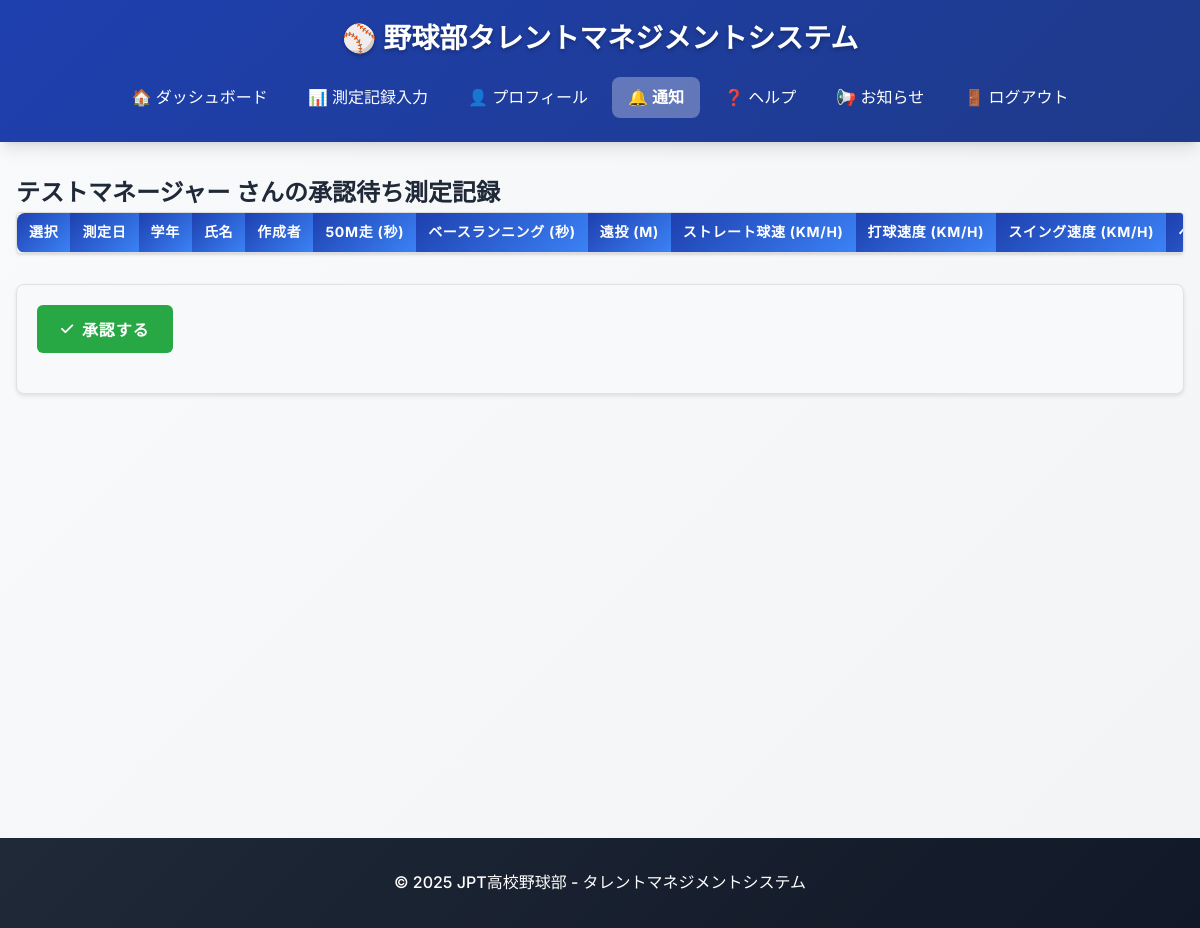
Before: /notice/my/notice (signed in) with the older database file.
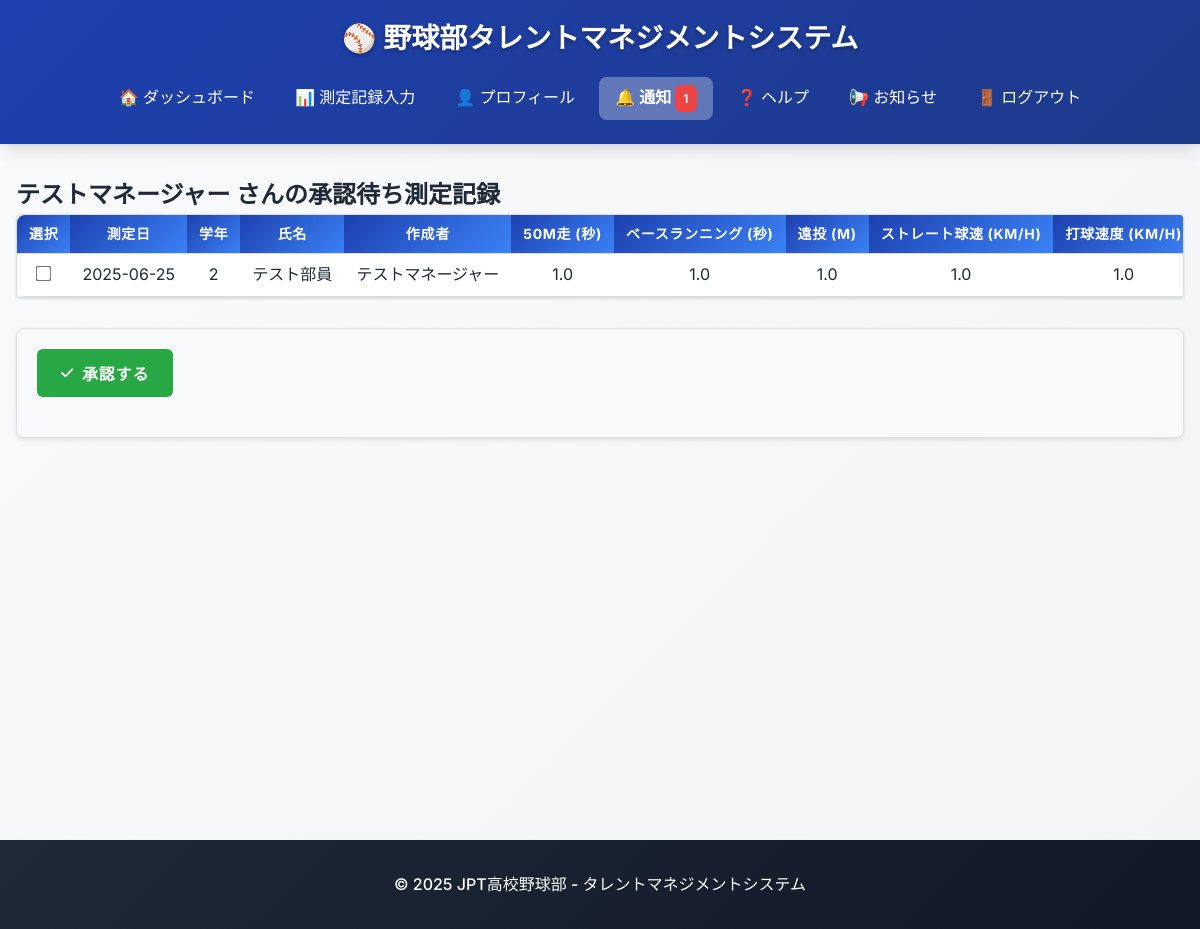
After: the same page with the newer database file.
### db_models.py (models this page shows, shortened)
class User(db.Model, UserMixin):
    __tablename__ = 'users'
    user_id = db.Column(db.Integer, primary_key=True)
    fs_uniquifier = db.Column(db.String(64), unique=True, nullable=False, default=lambda: str(uuid.uuid4()))  # 追加
    name = db.Column(db.String(100), nullable=False)
    password_hash = db.Column(db.String(200), nullable=False)
    grade = db.Column(db.Integer, nullable=True)
    is_active = db.Column(db.Boolean, default=True)
    team_status = db.Column(db.Boolean, default=False)
    created_at = db.Column(db.DateTime, default=lambda: datetime.now(tz=ZoneInfo('Asia/Tokyo')))
    updated_at = db.Column(db.DateTime, default=lambda: datetime.now(tz=ZoneInfo('Asia/Tokyo')),
                           onupdate=lambda: datetime.now(tz=ZoneInfo('Asia/Tokyo')))
    roles = db.relationship('Role', secondary='user_roles', backref=db.backref('users', lazy='dynamic'))
    def get_id(self):
        return str(self.user_id)  # Flask-Login 用の get_id()
    def has_any_role(self, *roles):
        return any(role.name in roles for role in self.roles)

class MeasurementType(db.Model):
    __tablename__ = 'measurement_types'
    id = db.Column(db.Integer, primary_key=True)
    name = db.Column(db.String(50), unique=True, nullable=False)  # プログラム内で使用する識別子 (例: 'run_50m')
    display_name = db.Column(db.String(100), nullable=False)  # 表示用名称 (例: '50m走')
    unit = db.Column(db.String(20))  # 単位 (例: '秒', 'km/h', 'm')
    evaluation_direction = db.Column(                            # 評価方向
        db.Enum('asc', 'desc', name='evaluation_direction_enum'),
        nullable=False,
        default='asc'
    )
    description = db.Column(db.Text)  # 説明文 (任意)

class MeasurementRecord(db.Model):
    __tablename__ = 'measurement_records'
    id = db.Column(db.Integer, primary_key=True)
    user_id = db.Column(db.Integer, db.ForeignKey('users.user_id'), nullable=False)
    measurement_date = db.Column(db.Date, nullable=False)
    status = db.Column(db.Enum('draft', 'pending_coach', 'approved', 'rejected', name='status_enum'),
                       nullable=False, default='draft')
    created_by = db.Column(db.Integer, db.ForeignKey('users.user_id'), nullable=False)
    created_at = db.Column(db.DateTime, default=lambda: datetime.now(tz=ZoneInfo('Asia/Tokyo')))
    updated_at = db.Column(db.DateTime, default=lambda: datetime.now(tz=ZoneInfo('Asia/Tokyo')),
                           onupdate=lambda: datetime.now(tz=ZoneInfo('Asia/Tokyo')))
    comment = db.Column(db.String(1000))
    user = db.relationship('User', foreign_keys=[user_id])
    creator = db.relationship('User', foreign_keys=[created_by])
    values = db.relationship('MeasurementValue', back_populates='record', cascade='all, delete-orphan')

class MeasurementValue(db.Model):
    __tablename__ = 'measurement_values'
    id = db.Column(db.Integer, primary_key=True)
    record_id = db.Column(db.Integer, db.ForeignKey('measurement_records.id'), nullable=False)
    type_id = db.Column(db.Integer, db.ForeignKey('measurement_types.id', ondelete='CASCADE'), nullable=False)
    value = db.Column(db.Float, nullable=False)
    record = db.relationship('MeasurementRecord', back_populates='values')
    type = db.relationship('MeasurementType')
    __table_args__ = (
        db.UniqueConstraint('record_id', 'type_id', name='_record_type_uc'),
    )

### blueprints/notice.py (the view)
@notice_bp.route('/my/notice')
@login_required
@roles_accepted("administer", "member", "manager", "coach")
def notice():
    user_id = current_user.get_id()
    user = db.session.get(User, user_id)
    measurement_types = MeasurementType.query.all()
    if current_user.has_role("member"):
        records = MeasurementRecord.query.filter_by(user_id=user_id, status='draft').all()
    if current_user.has_any_role("coach", "administer"):
        records = MeasurementRecord.query.filter_by(status='pending_coach').all()
    if current_user.has_role("manager"):
        records = MeasurementRecord.query.filter_by(created_by=current_user.user_id, status='rejected').all()
    return render_template('notice.html',
                           user=user,
                           records=records,
                           measurement_types=measurement_types
                           )

### app/app.py (called while the page is built)
@login_manager.user_loader
def load_user(user_id):
    return db.session.get(User, int(user_id))

@app.context_processor
def inject_measurement_data():
    if not current_user.is_authenticated:
        return {}
    notice_cnt = 0
    if current_user.has_any_role("manager"):
        notice_cnt = MeasurementRecord.query.filter_by(created_by=current_user.user_id, status='rejected').count()
    elif current_user.has_any_role("member"):
        notice_cnt = MeasurementRecord.query.filter_by(user_id=current_user.user_id, status='draft').count()
    elif current_user.has_any_role("coach"):
        notice_cnt = MeasurementRecord.query.filter_by(status='pending_coach').count()
    return {
        "notice_cnt": notice_cnt
    }

### app/templates/notice.html (shortened to what this page needs)
{% extends "base.html" %}
{% block content %}
<link rel="stylesheet" href="https://cdnjs.cloudflare.com/ajax/libs/font-awesome/6.0.0/css/all.min.css">
<h2>{{ user.name }} さんの承認待ち測定記録</h2>
<form method="POST" action="{{ url_for('notice.approve_records') }}">
    <div class="table-container">
        <table id="noticeRecordsTable" class="member-table display">
            <thead>
                <tr>
                    <th>選択</th>
                    <th>測定日</th>
                    <th>学年</th>
                    <th>氏名</th>
                    <th>作成者</th>
                    {% for type in measurement_types %}
                    <th>{{ type.display_name }} ({{ type.unit }})</th>
                    {% endfor %}
                </tr>
            </thead>
            <tbody>
                {% for record in records %}
                {% set record_values = {} %}
                {% for val in record.values %}
                {% set _ = record_values.update({val.type_id: val.value}) %}
                {% endfor %}
                <tr>
                    <td><input type="checkbox" name="record_ids" value="{{ record.id }}"></td>
                    <td>{{ record.measurement_date }}</td>
                    <td>{{ record.user.grade }}</td>
                    <td>{{ record.user.name }}</td>
                    <td>{{ record.creator.name }}</td>
                    {% for type in measurement_types %}
                    <td>
                        {% if type.id in record_values %}
                            {{ record_values[type.id] }}
                        {% else %}
                            -
                        {% endif %}
                    </td>
                    {% endfor %}
                </tr>
                {% endfor %}
            </tbody>
        </table>
    </div>
    <div class="action-area">
        <div class="action-buttons">
            <button type="submit" name="action" value="approve" class="btn btn-approve">
                <i class="fas fa-check"></i> 承認する
            </button>
        </div>
    </div>
</form>
<link rel="stylesheet" type="text/css" href="https://cdn.datatables.net/2.0.8/css/dataTables.dataTables.min.css">
{% endblock %}

### app/templates/base.html (shortened to what this page needs)
<!DOCTYPE html>
<html lang="ja">
<head>
    <link rel="stylesheet" href="{{ url_for('static', filename='styles.css') }}">
</head>
<body class="{% if request.endpoint == 'auth.login' %}login-page{% endif %}">
    {% if request.endpoint != 'auth.login' %}
    <header>
        <h1>⚾ 野球部タレントマネジメントシステム</h1>
        <nav>
            <ul>
                <li><a href="{{ url_for('main.dashboard') }}" class="nav-link">🏠 ダッシュボード</a></li>
                {% if current_user.has_any_role('manager', "administer") %}
                <li><a href="{{ url_for('measurements.records_input') }}" class="nav-link">📊 測定記録入力</a></li>
                {% endif %}
                <li><a href="{{ url_for('profile.profile') }}" class="nav-link">👤 プロフィール</a></li>
                {% if current_user.has_any_role('member', 'manager', 'coach', "administer") %}
                <li><a href="{{ url_for('notice.notice') }}" class="nav-link">🔔 通知
                    {% if notice_cnt > 0 %}
                        <span class="badge badge-danger">{{ notice_cnt }}</span>
                    {% endif %}
                </a></li>
                {% endif %}
                <li><a href="{{ url_for('main.help') }}" class="nav-link">❓ ヘルプ</a></li>
                <li><a href="{{ url_for('news.news') }}" class="nav-link">📢 お知らせ</a></li>
                <li><a href="{{ url_for('auth.logout') }}" class="nav-link">🚪 ログアウト</a></li>
            </ul>
        </nav>
    </header>
    {% endif %}
    <main class="{% if request.endpoint == 'auth.login' %}login-main{% endif %}">
        {% block content %}{% endblock %}
    </main>
    {% if request.endpoint != 'auth.login' %}
    <footer>
        <p>&copy; 2025 JPT高校野球部 - タレントマネジメントシステム</p>
    </footer>
    {% endif %}
</body>
</html>

### app/static/styles.css (style rules this page uses)
:root { --primary-color: #1e40af; --primary-light: #3b82f6; --primary-dark: #1e3a8a; --secondary-color: #dc2626; --secondary-light: #ef4444; --secondary-dark: #b91c1c; --accent-color: #f59e0b; --accent-light: #fbbf24; --white: #ffffff; --gray-50: #f9fafb; --gray-100: #f3f4f6; --gray-200: #e5e7eb; --gray-300: #d1d5db; --gray-400: #9ca3af; --gray-500: #6b7280; --gray-600: #4b5563; --gray-700: #374151; --gray-800: #1f2937; --gray-900: #111827; --success: #10b981; --warning: #f59e0b; --error: #ef4444; --info: #3b82f6; --shadow-sm: 0 1px 2px 0 rgb(0 0 0 / 0.05); --shadow: 0 1px 3px 0 rgb(0 0 0 / 0.1), 0 1px 2px -1px rgb(0 0 0 / 0.1); --shadow-md: 0 4px 6px -1px rgb(0 0 0 / 0.1), 0 2px 4px -2px rgb(0 0 0 / 0.1); --shadow-lg: 0 10px 15px -3px rgb(0 0 0 / 0.1), 0 4px 6px -4px rgb(0 0 0 / 0.1); --radius-sm: 0.375rem; --radius: 0.5rem; --radius-md: 0.75rem; --radius-lg: 1rem; --transition: all 0.2s ease-in-out; }
* { margin: 0; padding: 0; box-sizing: border-box; }
html { font-size: 16px; scroll-behavior: smooth; }
body { font-family: 'Inter', 'Segoe UI', Tahoma, Geneva, Verdana, sans-serif; line-height: 1.6; color: var(--gray-800); background: linear-gradient(135deg, var(--gray-50) 0%, var(--gray-100) 100%); min-height: 100vh; }
header { background: linear-gradient(135deg, var(--primary-color) 0%, var(--primary-dark) 100%); color: var(--white); padding: 1rem 0; box-shadow: var(--shadow-lg); position: sticky; top: 0; z-index: 1000; }
header h1 { text-align: center; font-size: 1.75rem; font-weight: 700; margin-bottom: 1rem; text-shadow: 0 2px 4px rgba(0, 0, 0, 0.3); }
nav { max-width: 1200px; margin: 0 auto; padding: 0 1rem; }
nav ul { list-style: none; display: flex; flex-wrap: wrap; justify-content: center; gap: 0.5rem; }
nav ul li { margin: 0; }
nav ul li a { color: var(--white); text-decoration: none; font-weight: 500; padding: 0.5rem 1rem; border-radius: var(--radius); transition: var(--transition); display: inline-block; position: relative; overflow: hidden; }
nav ul li a::before { content: ''; position: absolute; top: 0; left: -100%; width: 100%; height: 100%; background: linear-gradient(90deg, transparent, rgba(255, 255, 255, 0.2), transparent); transition: left 0.5s; }
main { max-width: 1200px; margin: 2rem auto; padding: 0 1rem; min-height: calc(100vh - 200px); }
.table-container { overflow-x: auto; border-radius: var(--radius); box-shadow: var(--shadow); }
table { width: 100%; border-collapse: collapse; background: var(--white); border-radius: var(--radius); overflow: hidden; }
table th, table td { padding: 1rem; text-align: left; border-bottom: 1px solid var(--gray-200); }
table th { background: linear-gradient(135deg, var(--primary-color) 0%, var(--primary-light) 100%); color: var(--white); font-weight: 600; text-transform: uppercase; font-size: 0.875rem; letter-spacing: 0.05em; }
table tr:last-child td { border-bottom: none; }
.btn { display: inline-flex; align-items: center; justify-content: center; padding: 0.75rem 1.5rem; border: none; border-radius: var(--radius); font-size: 1rem; font-weight: 600; text-decoration: none; cursor: pointer; transition: var(--transition); text-transform: uppercase; letter-spacing: 0.05em; position: relative; overflow: hidden; }
.btn::before { content: ''; position: absolute; top: 0; left: -100%; width: 100%; height: 100%; background: linear-gradient(90deg, transparent, rgba(255, 255, 255, 0.2), transparent); transition: left 0.5s; }
footer { background: linear-gradient(135deg, var(--gray-800) 0%, var(--gray-900) 100%); color: var(--white); text-align: center; padding: 2rem 1rem; margin-top: 4rem; box-shadow: var(--shadow-lg); }
footer p { margin: 0; font-weight: 500; }
.badge { display: inline-block; padding: 0.25rem 0.5rem; font-size: 0.75rem; font-weight: 600; border-radius: var(--radius-sm); text-transform: uppercase; letter-spacing: 0.05em; }
.badge-danger { background-color: var(--error); color: var(--white); }

Changed rows visible on the page:
no longer on this page (row unchanged): MeasurementType: display_name "スイング速度", unit "KM/H", shown under "テストマネージャー さんの承認待ち測定記録"
added MeasurementRecord: measurement_date "2025-06-25", user.grade "2", user.name "テスト部員", creator.name "テストマネージャー", MeasurementType (id.value "1.0")
added MeasurementValue: value "1.0"
added MeasurementValue: value "1.0"
added MeasurementValue: value "1.0"
added MeasurementValue: value "1.0"
Other visible differences:
{{ notice_cnt }}: (not shown) → "1"
